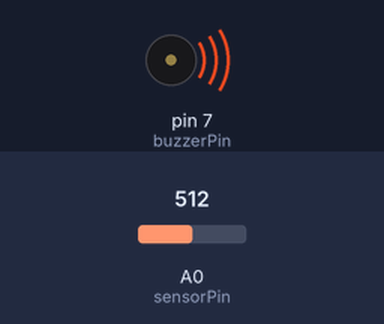
A sketch run on a simulated Arduino Uno, built with avr-gcc and run on an emulated ATmega328P. Parts: buzzer (waves = sounding, pin HIGH). The inputs (shaded band) are chosen by the test bench; at power-on: A0 (sensorPin) = 512.

Above: at 1.2 s.
1.3 s: A0 (sensorPin) set to 493
At 1.7 s:
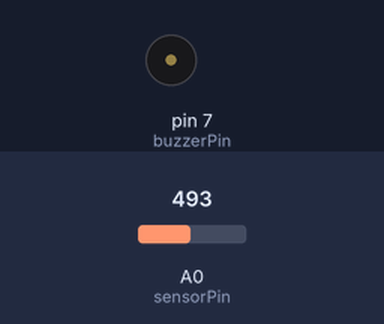
2.8 s: A0 (sensorPin) set to 510
At 4.0 s:
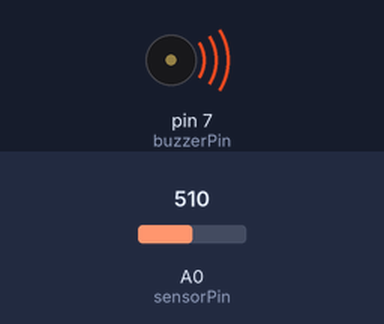
4.3 s: A0 (sensorPin) set to 490
At 5.2 s:
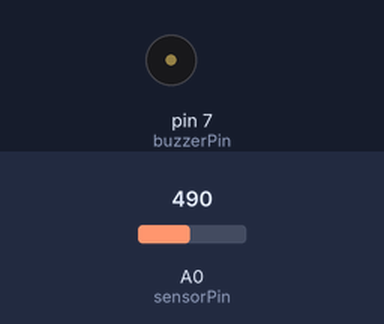
Timing chart, 0 to 7.3 s (numbered marks = the images above; inputs shaded):
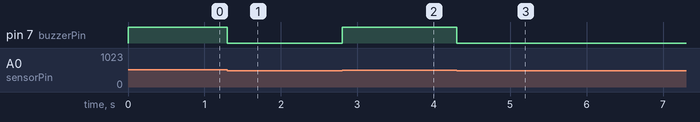

Measured:
- the behaviour switches between 500 and 499 on A0 (sensorPin) (found by bisection; images 0 and 1)
- after the input at 1.3 s, pin 7 (buzzerPin): HIGH → LOW at once
- after the input at 2.8 s, pin 7 (buzzerPin): LOW → HIGH at once
- after the input at 4.3 s, pin 7 (buzzerPin): HIGH → LOW at once

The sketch:

9.LDRwithBuzzer.ino
```cpp
int sensorPin = A0;
int buzzerPin = 7;
unsigned int sensorvalue = 0;
int threshold = 500;

void setup() {
  // put your setup code here, to run once:
  pinMode(buzzerPin,OUTPUT);
  Serial.begin(9600);
}

void loop() {
  // put your main code here, to run repeatedly:
  sensorvalue = analogRead(sensorPin);
  if(sensorvalue<threshold)
  digitalWrite(buzzerPin,LOW);
  else
  digitalWrite(buzzerPin,HIGH);
}
```
